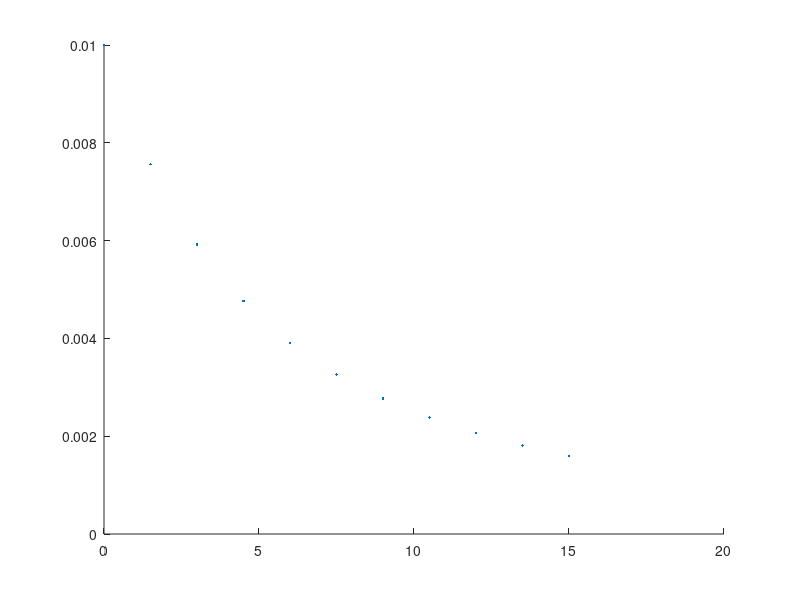

This chart was generated by the following MATLAB code: (Note: this script raises an error after producing the figure.)
hold on;

t=0:1.5:15;
c=[
    0.01
    0.007561
    0.005917
    0.004765
    0.003906
    0.003265
    0.00277
    0.00238
    0.002066
    0.001811
    0.0016
];
plot(t,c,'.');
l=length(c);

for i=2:l-1
    w(i)=(c(i-1)-c(i+1))/3;
end;
w(1)=0;
w(l)=0;
w=w';

tt=trunc_mas(t,2,l-1);
cc=trunc_mas(c,2,l-1);
ww=trunc_mas(w,2,l-1);
ll=l-2;

disp(ww);
%plot(tt,ww,'.-')
for i=1:ll
    for j=1:ll
        lw(i,j)=log(w(i)/w(j))/log(c(i)/c(j));
    end;
end;
disp(lw);

n=1.5;
%plot(cc.^n,ww,'.');

k=ww(1)/cc(1).^n;
k=2;
disp(k);

t2=0:0.1:15;
c0=c(1);
c2=((n-1).*k.*t2+c0^(1-n)).^(1/(1-n));
plot(t2,c2);


















